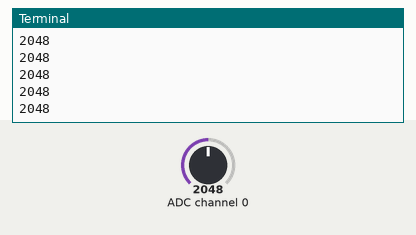
This program was run on a simulated Raspberry Pi (BCM pin numbers). Shown: the last lines printed to the terminal. Inputs (shaded band) come from the test bench; at power-on: ADC channel 0 = 2048 (analog values on the 0–4095 scale).

Above: at 1.2 s.
1.3 s: ADC channel 0 set to 2866
At 1.56 s:
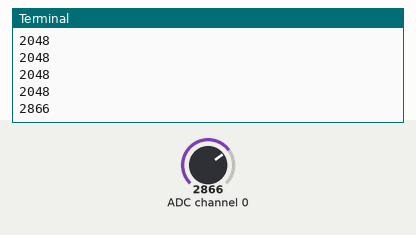
2.8 s: ADC channel 0 set to 3603
At 2.96 s:
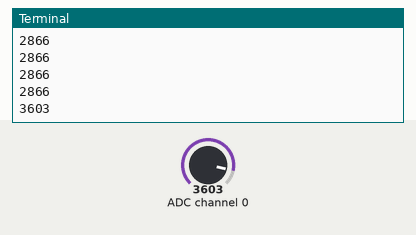
Timing chart, 0 to 5.8 s (numbered marks = the images above; inputs shaded):
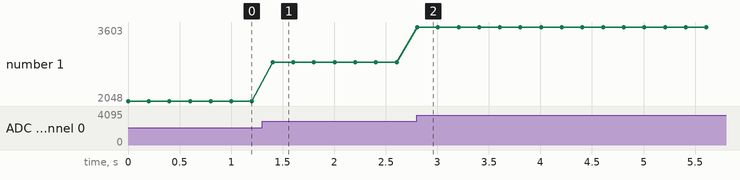

Measured:
- after the input at 1.3 s, the terminal: prints a new line after 0.10 s (image 1)
- after the input at 2.8 s, the terminal: prints a new line at once (image 2)
- plotted number 1: 2048 → 2866 after the input at 1.3 s, 2866 → 3603 after the input at 2.8 s

The program:

ad_print01.py
```python
# -*- coding: utf-8 -*-
import RPi.GPIO as GPIO
from time import sleep

# MCP3208からSPI通信で12ビットのデジタル値を取得。0から7の8チャンネル使用可。
def readadc(adcnum, clockpin, mosipin, misopin, cspin):
    if adcnum > 7 or adcnum < 0:
        return -1
    GPIO.output(cspin, GPIO.HIGH)
    GPIO.output(clockpin, GPIO.LOW)
    GPIO.output(cspin, GPIO.LOW)

    commandout = adcnum
    commandout |= 0x18 # start bit + single end bit
    commandout <<= 3 # LSBから8ビット目を送信するようにする

    for i in range(5):
        # LSBから数えて8ビット目から4ビット目までを送信
        if commandout & 0x80:
            GPIO.output(mosipin, GPIO.HIGH)
        else:
            GPIO.output(mosipin, GPIO.LOW)
        commandout <<= 1
        GPIO.output(clockpin, GPIO.HIGH)
        GPIO.output(clockpin, GPIO.LOW)

    adcout = 0
    for i in range(13):
        #13ビット読む(null bit + 12bit data)
        GPIO.output(clockpin, GPIO.HIGH)
        GPIO.output(clockpin, GPIO.LOW)
        adcout <<= 1
        if i > 0 and GPIO.input(misopin) == GPIO.HIGH:
            adcout |= 0x1
    GPIO.output(cspin, GPIO.HIGH)
    return adcout

GPIO.setmode(GPIO.BCM)
SPICLK = 11
SPIMOSI = 10
SPIMISO = 9
SPICS = 8
# SPI通信用の入出力を定義
GPIO.setup(SPICLK, GPIO.OUT)
GPIO.setup(SPIMOSI, GPIO.OUT)
GPIO.setup(SPIMISO, GPIO.IN)
GPIO.setup(SPICS, GPIO.OUT)

try:
    while True:
        inputVal0 = readadc(0, SPICLK, SPIMOSI, SPIMISO, SPICS)
        print(inputVal0)
        sleep(0.2)
except KeyboardInterrupt:
    pass

GPIO.cleanup()
```
